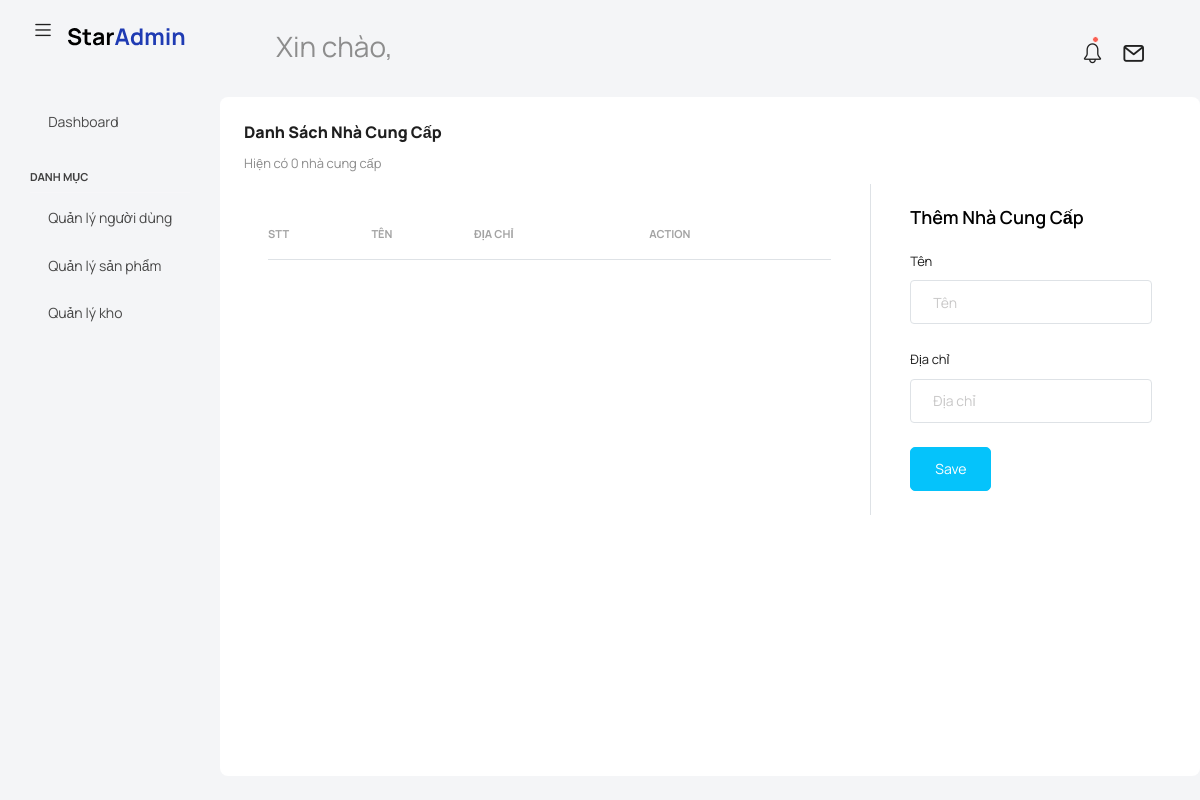
Before: /warehouse/ with the older database file.
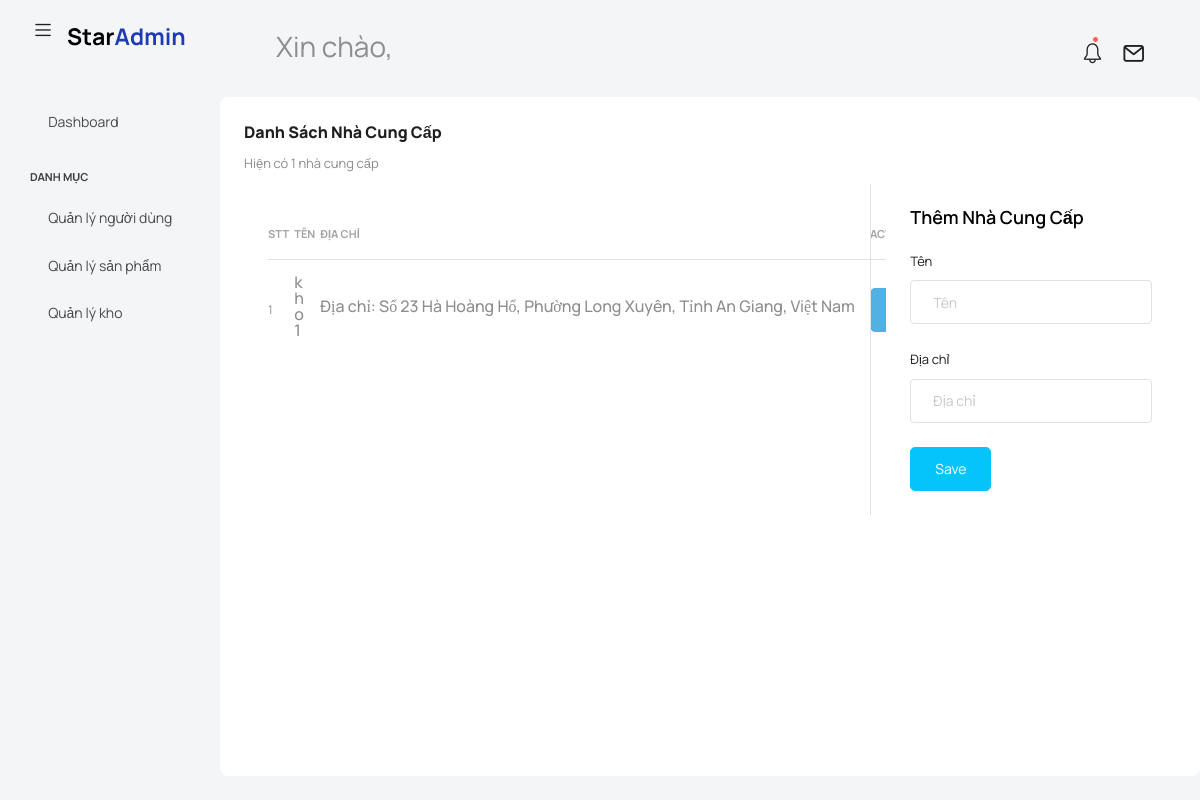
After: the same page with the newer database file.
### warehouse/models.py (models this page shows, shortened)
class Warehouse(models.Model):
    name = models.CharField(max_length=100)
    address = models.CharField(max_length=100)

### warehouse/views.py (the view)
# urls.py: path("", warehouse_page, name="warehouse_page"),
def warehouse_page(request):
    warehouse = Warehouse.objects.all()
    if request.method == "POST":
        name = request.POST.get("name")
        address = request.POST.get("address")
        Warehouse.objects.create(name=name, address=address)
        return redirect("warehouse_page")
    return render(request, "warehouse/warehouse.html", {"warehouse": warehouse})

### activitylog/utils/current_user.py (called while the page is built)
def set_current_user(user):
    _user.value = user

### templates/warehouse/warehouse.html (shortened to what this page needs)
{% extends "base.html" %}
{% block content %}
<div class="row flex-grow">
                            <div class="col-12 grid-margin stretch-card">
                              <div class="card card-rounded">
                                <div class="card-body">
                                  <div class="d-sm-flex justify-content-between align-items-start">
                                    <div>
                                      <h4 class="card-title card-title-dash">Danh sách nhà cung cấp</h4>
                                      <p class="card-subtitle card-subtitle-dash">Hiện có {{warehouse.count}} nhà cung cấp</p>
                                    </div>
                                  </div>
                                    <div class="row flex-grow">
                                        <div class="col-8 grid-margin stretch-card">
                                             <div class="card-body">
                                    <table class="table select-table">
                                      <thead>
                                        <tr>
                                          <th>Stt</th>
                                          <th>Tên</th>
                                            <th>Địa chỉ</th>
                                          <th>Action</th>
                                        </tr>
                                      </thead>
                                      <tbody>
                                      {% for warehouse in warehouse %}
<tr>
<td>{{ forloop.counter }}</td>
<td style="max-width:200px; white-space: normal; word-break: break-word;">
    <h5>{{ warehouse.name }}</h5>
</td>
<td>
    <h5>Địa chỉ: {{ warehouse.address |default:"Trống"  }}</h5>
</td>
<td>
<a href="{% url 'update_warehouse' warehouse.id %}">
    <button class="btn btn-info">Update</button>
</a>
<a href="{% url 'delete_warehouse' warehouse.id %}">
    <button class="btn btn-danger">Delete</button>
</a>
</td>
</tr>
{% endfor %}
                                      </tbody>
                                    </table>
                                  </div>
                                        </div>
                                        <div class="col-4 grid-margin border-left-lg stretch-card">
<div class="card">
                  <div class="card-body">
                    <h4 class="card-title"> Thêm nhà cung cấp</h4>
                    <form  method="POST" action="{% url 'warehouse_page' %}" class="forms-sample">
                      <div class="form-group">
                        <label for="Name">Tên</label>
                        <input type="text" class="form-control" id="Name" name="name" placeholder="Tên">
                      </div>
                        <div class="form-group">
                        <label for="address">Địa chỉ</label>
                        <input type="text" class="form-control" id="address" name="address" placeholder="Địa chỉ">
                      </div>
                       <button class="btn btn-secondary" type="submit">Save</button>
                    </form>
                  </div>
                </div>
</div>
                                    </div>
                                </div>
                              </div>
                            </div>
                          </div>
{% endblock %}

Changed rows visible on the page:
added Warehouse: name "kho 1", address "Số 23 Hà Hoàng Hổ, Phường Long Xuyên, Tỉnh An Giang, Việt Nam"
Other visible differences:
{{ warehouse.count }}: "0" → "1"
